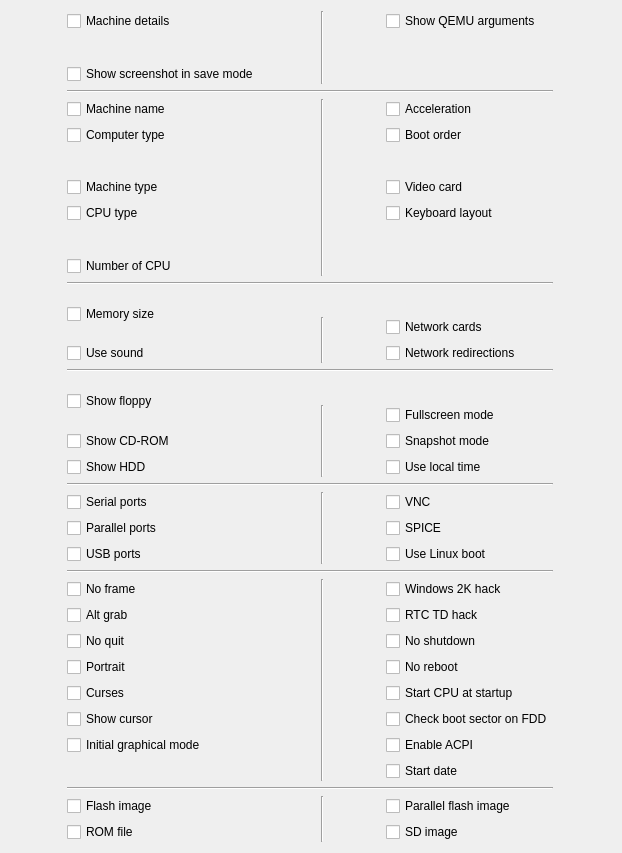
         <widget class="QWidget" name="scrollAreaWidgetContents">
          <property name="geometry">
           <rect>
            <x>0</x>
            <y>0</y>
            <width>622</width>
            <height>853</height>
           </rect>
          </property>
          <layout class="QGridLayout" name="gridLayout_2">
           <item row="25" column="1" rowspan="8">
            <widget class="Line" name="line_3">
             <property name="orientation">
              <enum>Qt::Vertical</enum>
             </property>
            </widget>
           </item>
           <item row="16" column="0" rowspan="2">
            <widget class="QCheckBox" name="CH_Show_FDD">
             <property name="text">
              <string>Show floppy</string>
             </property>
            </widget>
           </item>
           <item row="11" column="0" colspan="3">
            <widget class="Line" name="line">
             <property name="orientation">
              <enum>Qt::Horizontal</enum>
             </property>
            </widget>
           </item>
           <item row="32" column="2">
            <widget class="QCheckBox" name="CH_Start_Date">
             <property name="text">
              <string>Start date</string>
             </property>
            </widget>
           </item>
           <item row="34" column="0">
            <widget class="QCheckBox" name="CH_MTDBlock">
             <property name="text">
              <string>Flash image</string>
             </property>
            </widget>
           </item>
           <item row="34" column="2">
            <widget class="QCheckBox" name="CH_PFlash">
             <property name="text">
              <string>Parallel flash image</string>
             </property>
            </widget>
           </item>
           <item row="35" column="0">
            <widget class="QCheckBox" name="CH_ROM_File">
             <property name="text">
              <string>ROM file</string>
             </property>
            </widget>
           </item>
           <item row="35" column="2">
            <widget class="QCheckBox" name="CH_SD_Image">
             <property name="text">
              <string>SD image</string>
             </property>
            </widget>
           </item>
           <item row="10" column="0">
            <widget class="QCheckBox" name="CH_Number_of_CPU">
             <property name="text">
              <string>Number of CPU</string>
             </property>
            </widget>
           </item>
           <item row="5" column="0">
            <widget class="QCheckBox" name="CH_Computer_Type">
             <property name="text">
              <string>Computer type</string>
             </property>
            </widget>
           </item>
           <item row="7" column="2">
            <widget class="QCheckBox" name="CH_Video_Card">
             <property name="text">
              <string>Video card</string>
             </property>
            </widget>
           </item>
           <item row="4" column="2">
            <widget class="QCheckBox" name="CH_Machine_Accelerator">
             <property name="text">
              <string>Acceleration</string>
             </property>
            </widget>
           </item>
           <item row="5" column="2">
            <widget class="QCheckBox" name="CH_Boot_Priority">
             <property name="text">
              <string>Boot order</string>
             </property>
            </widget>
           </item>
           <item row="8" column="2">
            <widget class="QCheckBox" name="CH_Keyboard_Layout">
             <property name="text">
              <string>Keyboard layout</string>
             </property>
            </widget>
           </item>
           <item row="7" column="0">
            <widget class="QCheckBox" name="CH_Machine_Type">
             <property name="text">
              <string>Machine type</string>
             </property>
            </widget>
           </item>
           <item row="8" column="0">
            <widget class="QCheckBox" name="CH_CPU_Type">
             <property name="text">
              <string>CPU type</string>
             </property>
            </widget>
           </item>
           <item row="2" column="0">
            <widget class="QCheckBox" name="CH_Show_Screenshot_in_Save_Mode">
             <property name="enabled">
              <bool>true</bool>
             </property>
             <property name="sizePolicy">
              <sizepolicy hsizetype="Maximum" vsizetype="Fixed">
               <horstretch>0</horstretch>
               <verstretch>0</verstretch>
              </sizepolicy>
             </property>
             <property name="text">
              <string>Show screenshot in save mode</string>
             </property>
            </widget>
           </item>
           <item row="0" column="0">
            <widget class="QCheckBox" name="CH_Machine_Details">
             <property name="text">
              <string>Machine details</string>
             </property>
            </widget>
           </item>
           <item row="4" column="0">
            <widget class="QCheckBox" name="CH_Machine_Name">
             <property name="text">
              <string>Machine name</string>
             </property>
            </widget>
           </item>
           <item row="12" column="0" rowspan="2">
            <widget class="QCheckBox" name="CH_Memory_Size">
             <property name="text">
              <string>Memory size</string>
             </property>
            </widget>
           </item>
           <item row="13" column="2">
            <widget class="QCheckBox" name="CH_Network_Cards">
             <property name="text">
              <string>Network cards</string>
             </property>
            </widget>
           </item>
           <item row="14" column="0">
            <widget class="QCheckBox" name="CH_Use_Sound">
             <property name="text">
              <string>Use sound</string>
             </property>
            </widget>
           </item>
           <item row="14" column="2">
            <widget class="QCheckBox" name="CH_Redirections">
             <property name="text">
              <string>Network redirections</string>
             </property>
            </widget>
           </item>
           <item row="15" column="0" colspan="3">
            <widget class="Line" name="line_2">
             <property name="orientation">
              <enum>Qt::Horizontal</enum>
             </property>
            </widget>
           </item>
           <item row="17" column="2">
            <widget class="QCheckBox" name="CH_Fullscreen">
             <property name="text">
              <string>Fullscreen mode</string>
             </property>
            </widget>
           </item>
           <item row="18" column="2">
            <widget class="QCheckBox" name="CH_Snapshot">
             <property name="text">
              <string>Snapshot mode</string>
             </property>
            </widget>
           </item>
           <item row="18" column="0">
            <widget class="QCheckBox" name="CH_Show_CD">
             <property name="text">
              <string>Show CD-ROM</string>
             </property>
            </widget>
           </item>
           <item row="20" column="0" colspan="3">
            <widget class="Line" name="line_12">
             <property name="orientation">
              <enum>Qt::Horizontal</enum>
             </property>
            </widget>
           </item>
           <item row="19" column="0">
            <widget class="QCheckBox" name="CH_Show_HDD">
             <property name="text">
              <string>Show HDD</string>
             </property>
            </widget>
           </item>
           <item row="19" column="2">
            <widget class="QCheckBox" name="CH_Localtime">
             <property name="text">
              <string>Use local time</string>
             </property>
            </widget>
           </item>
           <item row="21" column="0">
            <widget class="QCheckBox" name="CH_Serial_Port">
             <property name="text">
              <string>Serial ports</string>
             </property>
            </widget>
           </item>
           <item row="22" column="0">
            <widget class="QCheckBox" name="CH_Parallel_Port">
             <property name="text">
              <string>Parallel ports</string>
             </property>
            </widget>
           </item>
           <item row="13" column="1" rowspan="2">
            <widget class="Line" name="line_5">
             <property name="orientation">
              <enum>Qt::Vertical</enum>
             </property>
            </widget>
           </item>
           <item row="17" column="1" rowspan="3">
            <widget class="Line" name="line_7">
             <property name="orientation">
              <enum>Qt::Vertical</enum>
             </property>
            </widget>
           </item>
           <item row="21" column="2">
            <widget class="QCheckBox" name="CH_VNC">
             <property name="text">
              <string>VNC</string>
             </property>
            </widget>
           </item>
           <item row="22" column="2">
            <widget class="QCheckBox" name="CH_SPICE">
             <property name="text">
              <string>SPICE</string>
             </property>
            </widget>
           </item>
           <item row="24" column="0" colspan="3">
            <widget class="Line" name="line_6">
             <property name="orientation">
              <enum>Qt::Horizontal</enum>
             </property>
            </widget>
           </item>
           <item row="23" column="0">
            <widget class="QCheckBox" name="CH_USB_Port">
             <property name="text">
              <string>USB ports</string>
             </property>
            </widget>
           </item>
           <item row="23" column="2">
            <widget class="QCheckBox" name="CH_Linux_Boot">
             <property name="text">
              <string>Use Linux boot</string>
             </property>
            </widget>
           </item>
           <item row="25" column="0">
            <widget class="QCheckBox" name="CH_No_Frame">
             <property name="text">
              <string>No frame</string>
             </property>
            </widget>
           </item>
           <item row="25" column="2">
            <widget class="QCheckBox" name="CH_Win2K_Hack">
             <property name="text">
              <string>Windows 2K hack</string>
             </property>
            </widget>
           </item>
           <item row="26" column="2">
            <widget class="QCheckBox" name="CH_RTC_TD_Hack">
             <property name="text">
              <string>RTC TD hack</string>
             </property>
            </widget>
           </item>
           <item row="26" column="0">
            <widget class="QCheckBox" name="CH_Alt_Grab">
             <property name="text">
              <string>Alt grab</string>
             </property>
            </widget>
           </item>
           <item row="27" column="0">
            <widget class="QCheckBox" name="CH_No_Quit">
             <property name="text">
              <string>No quit</string>
             </property>
            </widget>
           </item>
           <item row="27" column="2">
            <widget class="QCheckBox" name="CH_No_Shutdown">
             <property name="text">
              <string>No shutdown</string>
             </property>
            </widget>
           </item>
           <item row="28" column="0">
            <widget class="QCheckBox" name="CH_Portrait">
             <property name="text">
              <string>Portrait</string>
             </property>
            </widget>
           </item>
           <item row="28" column="2">
            <widget class="QCheckBox" name="CH_No_Reboot">
             <property name="text">
              <string>No reboot</string>
             </property>
            </widget>
           </item>
           <item row="29" column="0">
            <widget class="QCheckBox" name="CH_Curses">
             <property name="text">
              <string>Curses</string>
             </property>
            </widget>
           </item>
           <item row="29" column="2">
            <widget class="QCheckBox" name="CH_Start_CPU">
             <property name="text">
              <string>Start CPU at startup</string>
             </property>
            </widget>
           </item>
           <item row="30" column="0">
            <widget class="QCheckBox" name="CH_Show_Cursor">
             <property name="text">
              <string>Show cursor</string>
             </property>
            </widget>
           </item>
           <item row="30" column="2">
            <widget class="QCheckBox" name="CH_Check_Boot_on_FDD">
             <property name="text">
              <string>Check boot sector on FDD</string>
             </property>
            </widget>
           </item>
           <item row="31" column="0">
            <widget class="QCheckBox" name="CH_Init_Graphical_Mode">
             <property name="text">
              <string>Initial graphical mode</string>
             </property>
            </widget>
           </item>
           <item row="33" column="0" colspan="3">
            <widget class="Line" name="line_9">
             <property name="orientation">
              <enum>Qt::Horizontal</enum>
             </property>
            </widget>
           </item>
           <item row="31" column="2">
            <widget class="QCheckBox" name="CH_ACPI">
             <property name="text">
              <string>Enable ACPI</string>
             </property>
            </widget>
           </item>
           <item row="3" column="0" colspan="3">
            <widget class="Line" name="line_24">
             <property name="orientation">
              <enum>Qt::Horizontal</enum>
             </property>
            </widget>
           </item>
           <item row="0" column="2">
            <widget class="QCheckBox" name="CH_Show_QEMU_Args">
             <property name="enabled">
              <bool>true</bool>
             </property>
             <property name="sizePolicy">
              <sizepolicy hsizetype="Maximum" vsizetype="Fixed">
               <horstretch>0</horstretch>
               <verstretch>0</verstretch>
              </sizepolicy>
             </property>
             <property name="text">
              <string>Show QEMU arguments</string>
             </property>
            </widget>
           </item>
           <item row="34" column="1" rowspan="2">
            <widget class="Line" name="line_14">
             <property name="orientation">
              <enum>Qt::Vertical</enum>
             </property>
            </widget>
           </item>
           <item row="4" column="1" rowspan="7">
            <widget class="Line" name="line_4">
             <property name="orientation">
              <enum>Qt::Vertical</enum>
             </property>
            </widget>
           </item>
           <item row="21" column="1" rowspan="3">
            <widget class="Line" name="line_8">
             <property name="orientation">
              <enum>Qt::Vertical</enum>
             </property>
            </widget>
           </item>
           <item row="0" column="1" rowspan="3">
            <widget class="Line" name="line_11">
             <property name="orientation">
              <enum>Qt::Vertical</enum>
             </property>
            </widget>
           </item>
          </layout>
         </widget>
